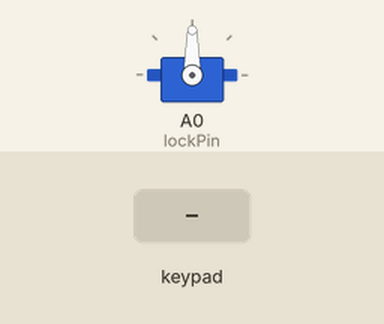
Simulated run of this sketch. Board: Arduino Mega 2560, built with avr-gcc and run on an emulated ATmega2560. Shown: servo. The test bench sets the inputs (shaded band). What the sketch prints to the serial monitor is not drawn.

Above: at 1.2 s.
1.3 s: keypad keys 1 2 3 4 # pressed 0.4 s apart
At 5.8 s:
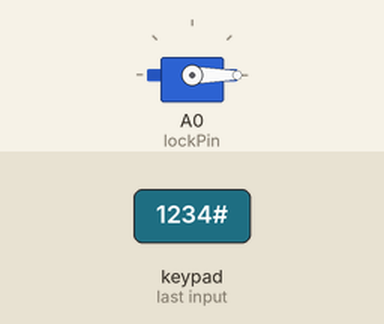
6.3 s: key '#' pressed
7.8 s: keypad keys 1 2 3 4 pressed 0.4 s apart
Timing chart, 0 to 10.8 s (numbered marks = the images above; inputs shaded):
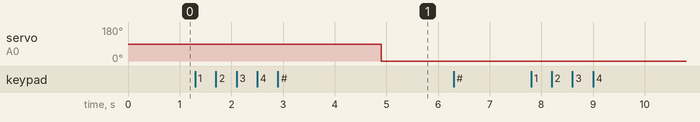

Measured:
- after the input at 1.3 s, servo on A0 (lockPin): 90° → 0° after 3.6 s
- after the input at 6.3 s, every drawn part: stays the same
- after the input at 7.8 s, every drawn part: stays the same

The sketch:

nodemcu.ino
```cpp
#include <Keypad.h>
#include <Servo.h>

// Define the keypad
const byte ROWS = 4; // Four rows
const byte COLS = 4; // Four columns
char keys[ROWS][COLS] = {
  {'1','2','3','A'},
  {'4','5','6','B'},
  {'7','8','9','C'},
  {'*','0','#','D'}
};
byte rowPins[ROWS] = {31, 30, 29, 28}; // Connect to the row pinouts of the keypad
byte colPins[COLS] = {27, 26, 25, 24}; // Connect to the column pinouts of the keypad
Keypad keypad = Keypad(makeKeymap(keys), rowPins, colPins, ROWS, COLS);

// Define the servo motor
Servo lockServo;
const  char lockPin = A0;

// Define the password
char password[] = "1234";
char enteredPassword[5];
int passwordIndex = 0;

void setup() {
  // Initialize the serial communication
  Serial.begin(9600);

  // Attach the servo motor to the lock pin
  lockServo.attach(lockPin);

  // Reset the entered password
  resetPassword();
}

void loop() {
  char key = keypad.getKey();

  if (key) {
    if (key == '#') {
      // Check if the entered password is correct
      if (strcmp(enteredPassword, password) == 0) {
        Serial.println("Access granted!");
        unlockDoor();
        delay(2000);
        lockDoor();
      } else {
        Serial.println("Access denied!");
        delay(2000);
      }
      resetPassword();
    } else if (key == '*') {
      resetPassword();
    } else {
      // Add the entered key to the password
      if (passwordIndex < 4) {
        enteredPassword[passwordIndex] = key;
        passwordIndex++;
      }
      Serial.print("*");
    }
  }
}

void resetPassword() {
  memset(enteredPassword, 0, sizeof(enteredPassword));
  passwordIndex = 0;
}

void unlockDoor() {
  lockServo.write(90); // Rotate the servo to unlock the door
}

void lockDoor() {
  lockServo.write(0); // Rotate the servo to lock the door
}
```
